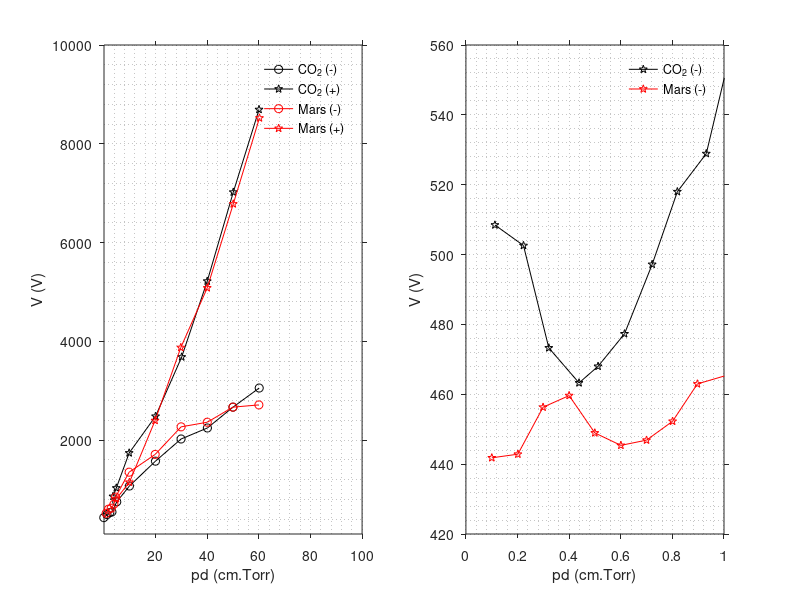

The MATLAB script that drew this image:
clearvars
close all
clc

load('Buhler2003_orig.mat')

pr.Crt.CO2.B03{1}    = CO2n(:,1); %_cm_Torr
pr.Crt.CO2.B03{2}    = CO2p(:,1); %_cm_Torr
pr.Crt.CO2.B03{3}    = CO2n2(:,1); %_cm_Torr
V_cr.Crt.CO2.B03{1}  = CO2n(:,2); %_V
V_cr.Crt.CO2.B03{2}  = CO2p(:,2); %_V
V_cr.Crt.CO2.B03{3}  = CO2n2(:,2); %_V

pr.Crt.Mars.B03{1}   = MarsN(:,1); %_cm_Torr
pr.Crt.Mars.B03{2}   = MarsP(:,1); %_cm_Torr
pr.Crt.Mars.B03{3}   = MarsN2(:,1); %_cm_Torr
V_cr.Crt.Mars.B03{1} = MarsN(:,2); %_V
V_cr.Crt.Mars.B03{2} = MarsP(:,2); %_V
V_cr.Crt.Mars.B03{3} = MarsN2(:,2); %_V

clearvars -except pr V_cr

%% Plots
figure('Name','Buhler et al., 2003: Paschen curves');
subplot(121)
plot(...
    pr.Crt.CO2.B03{1} , V_cr.Crt.CO2.B03{1}  , 'ko-' , ...
    pr.Crt.CO2.B03{2} , V_cr.Crt.CO2.B03{2}  , 'kp-' , ...
    pr.Crt.Mars.B03{1}, V_cr.Crt.Mars.B03{1} , 'ro-' , ...
    pr.Crt.Mars.B03{2}, V_cr.Crt.Mars.B03{2} , 'rp-' );
set(gca,'TickDir','out','XMinorGrid','on','YMinorGrid','on')
legend('CO_2 (-)','CO_2 (+)','Mars (-)','Mars (+)','Location','best')
legend boxoff
xlim([1e-2 1e2])
ylim([1e2 1e4])
xlabel('pd (cm.Torr)')
ylabel('V (V)')

subplot(122)
plot(...
    pr.Crt.CO2.B03{3} , V_cr.Crt.CO2.B03{3}  , 'kp-' , ...
    pr.Crt.Mars.B03{3}, V_cr.Crt.Mars.B03{3} , 'rp-' )
set(gca,'TickDir','out','XMinorGrid','on','YMinorGrid','on')
legend('CO_2 (-)','Mars (-)','Location','best')
legend boxoff
xlim([0 1])
ylim([420 560])
xlabel('pd (cm.Torr)')
ylabel('V (V)')

save('Buhler2003_sorted.mat')